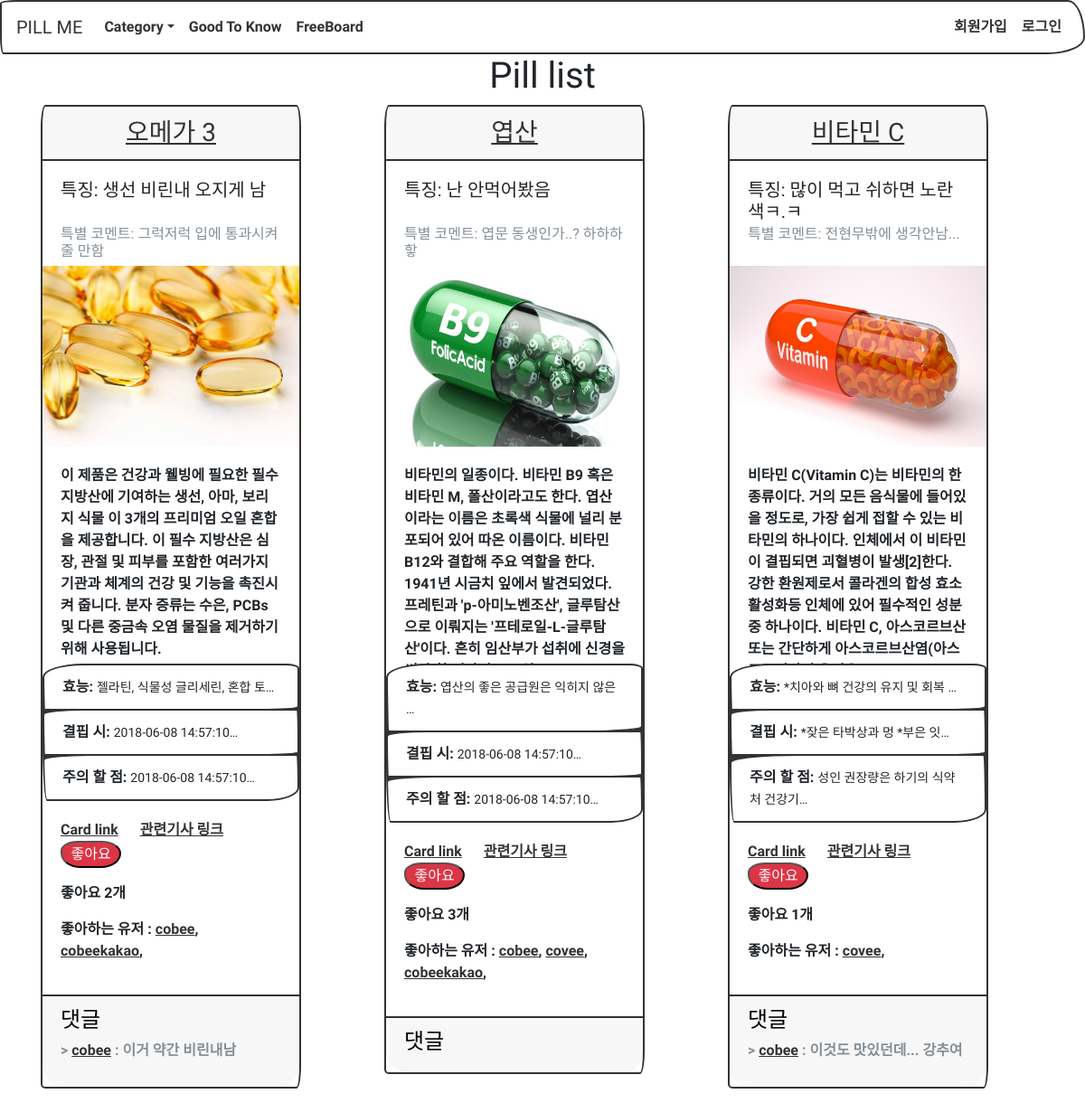
Before: /pills/pill_list/ with the older database file.
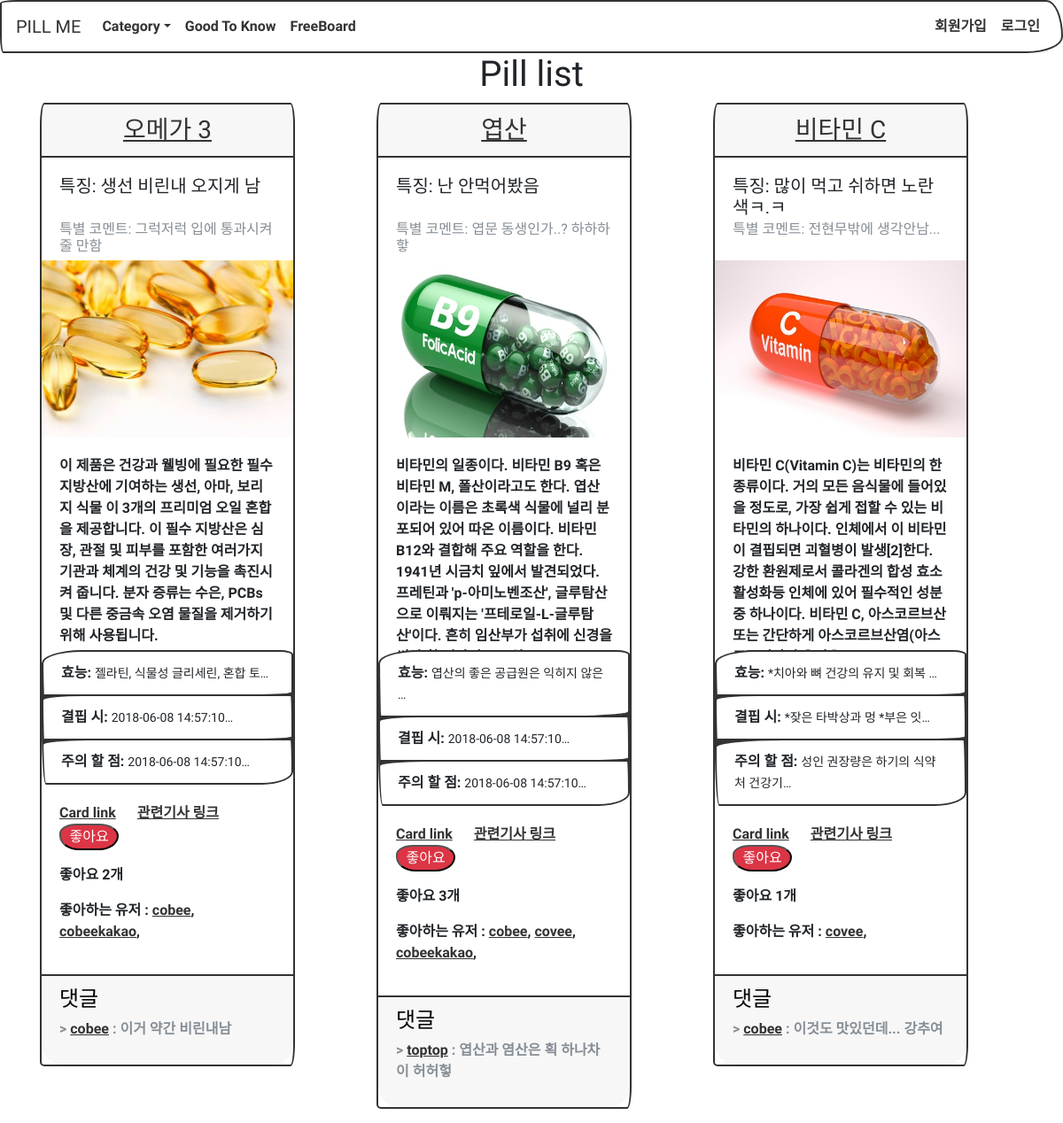
After: the same page with the newer database file.
### pills/models.py (models this page shows, shortened)
class Pills(models.Model):
	name			= models.CharField(max_length=20, null=False)
	feature			= models.TextField(max_length=50, null=True)
	editor_said		= models.TextField(max_length=50, null=True)
	description		= models.TextField(max_length=2000)
	where_it_from	= models.TextField(max_length=2000)
	benefit			= models.TextField(max_length=2000)
	shortage		= models.TextField(max_length=2000)
	careful			= models.TextField(max_length=2000)
	category_body	= models.ManyToManyField(Categories_Body)
	category_gender	= models.ManyToManyField(Categories_Gender)
	image			= models.ImageField(upload_to='upload_images/pills/%Y/%m/%d')
	like_user_set	= models.ManyToManyField(settings.AUTH_USER_MODEL,
												blank=True,
												related_name='like_user_set',
												through='Like')
	def get_absolute_url(self):
		return reverse('pills:pill_detail', args=[self.id])
	@property
	def like_count(self):
		return self.like_user_set.count()

class Comment(models.Model):
	pills 		= models.ForeignKey(Pills)
	author 		= models.ForeignKey(settings.AUTH_USER_MODEL)
	content 	= models.TextField(max_length=1000, null=False)
	created_at	= models.DateTimeField(auto_now_add=True)
	updated_at 	= models.DateTimeField(auto_now=True)
	class Meta:
		ordering = ['-id']	# 코멘트의 id값 순, 즉 순서대로 보여줌

### pills/views.py (the view)
class PillListView(ListView):
	model = Pills
	template_name = "pills/pill_list.html"
	form_class = CommentForm
	def get_context_data(self, **kwargs):
		context = super(PillListView, self).get_context_data(**kwargs)
		return context
	def get_queryset(self, *args, **kwargs):
		qs = Pills.objects.prefetch_related('category_body','category_gender','like_user_set').all()
		print(self.request.GET)
		query = self.request.GET.get("q", None)
		if query is not None:
			qs = qs.filter(
					Q(name__icontains=query)
				)
		return qs

### pills/templates/pills/pill_list.html (shortened to what this page needs)
{% extends "base.html" %}
{% block content %}
<h1 style="text-align: center;">Pill list</h1>
<div class='container'>
	<div class="row">
	{% for pills in object_list %}
		<div class="col-lg-4">
	  	<div class="card mb-3" style="width: 18rem;">
	  		<a href="{{ pills.get_absolute_url }}"><h3 class="card-header" style="text-align: center;">{{ pills.name }}</h3></a>
	  		<div class="card-body">
	  			<h5 class="card-title" style="height: 45px;"">특징: {{ pills.feature }}</h5>
	  			<h6 class="card-subtitle text-muted" style="height: 25px;">특별 코멘트: {{ pills.editor_said }}</h6>
	  		</div>
	  		<img style="height: 200px; width: 100%; display: block;" src="{{ pills.image.url }}" alt="Card image">
	  		<div class="card-body">
	  			<p class="card-text" style="height: 200px;">{{ pills.description|truncatechars:200 }}</p>
	  		</div>
	  		<ul class="list-group list-group-flush">
	  			<li class="list-group-item"><b>효능:</b> <small>{{ pills.benefit|truncatechars:20 }}</small></li>
	  			<li class="list-group-item"><b>결핍 시:</b> <small>{{ pills.shortage|truncatechars:20 }}</small></li>
	  			<li class="list-group-item"><b>주의 할 점:</b> <small>{{ pills.careful|truncatechars:20 }}</small></li>
	  		</ul>
	  		<div class="card-body">
	 			<a href="#" class="card-link">Card link</a>
	  			<a href="#" class="card-link">관련기사 링크</a>
	  			<p><input type="button" class="like badge-pill badge-danger" name="{{ pills.id }}" value="좋아요"></p>
			    <p id="count-{{ pills.id }}">좋아요 {{ pills.like_count }}개</p>
			    <p id="like-user-{{ pills.id }}">
			    	좋아하는 유저 :
			    	{% for like_user in pills.like_user_set.all %}
				    	<a href="{% url 'profiles:user_profile' like_user.pk %}">{{ like_user.username }}</a>,
				    {% endfor %}
			    </p>
	  		</div>
	  		<div class="card-footer text-muted">
	  			<h4 style="color: black;">댓글</h4>
	  			{% for comment in pills.comment_set.all %}
	  				<p> > <a href="{% url 'profiles:user_profile' comment.author.pk %}">{{ comment.author }}</a> : {{ comment.content }}
	  				</p>
	  			{% endfor %}
	  		</div>
  		</div>
  	</div>
{% endfor %}
{% endblock %}

Changed rows visible on the page:
added Comment: author "toptop", content "엽산과 염산은 획 하나차이 허허헣", shown under Pills "엽산"
